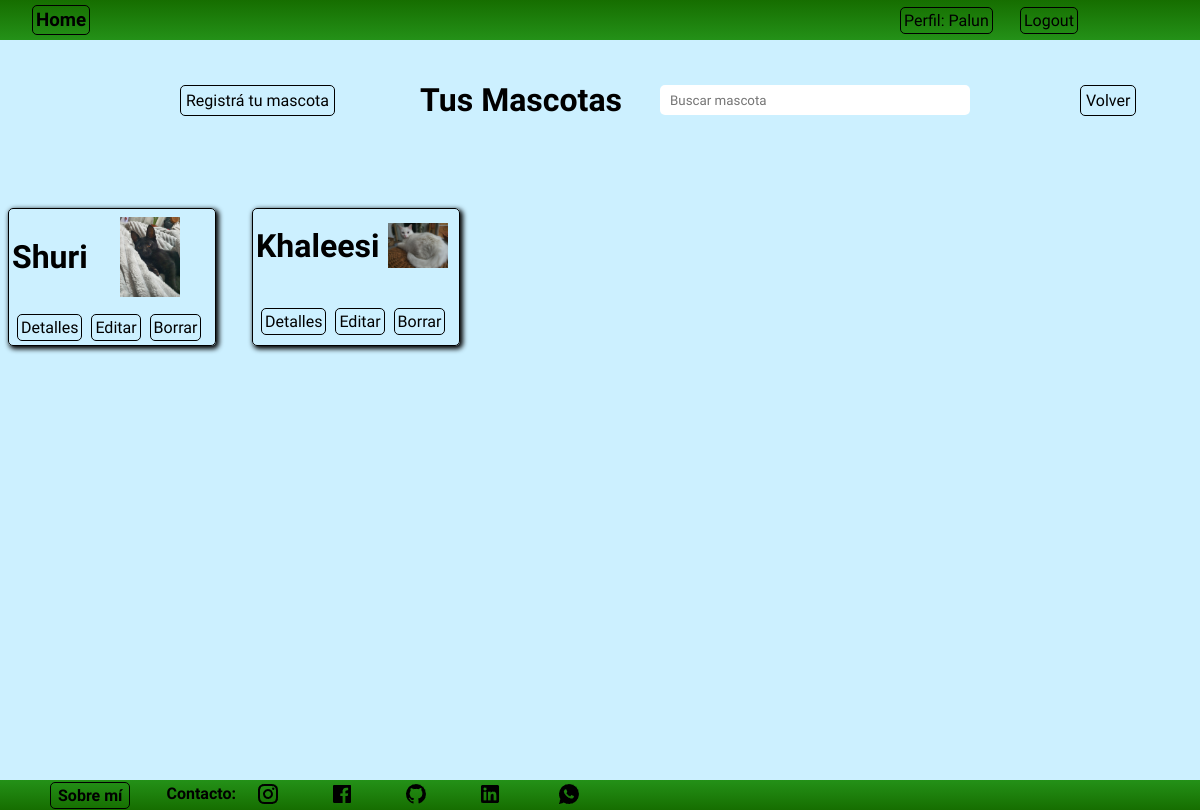
Page /perfil/perfil/mascota/list (signed in) on the earlier database version.
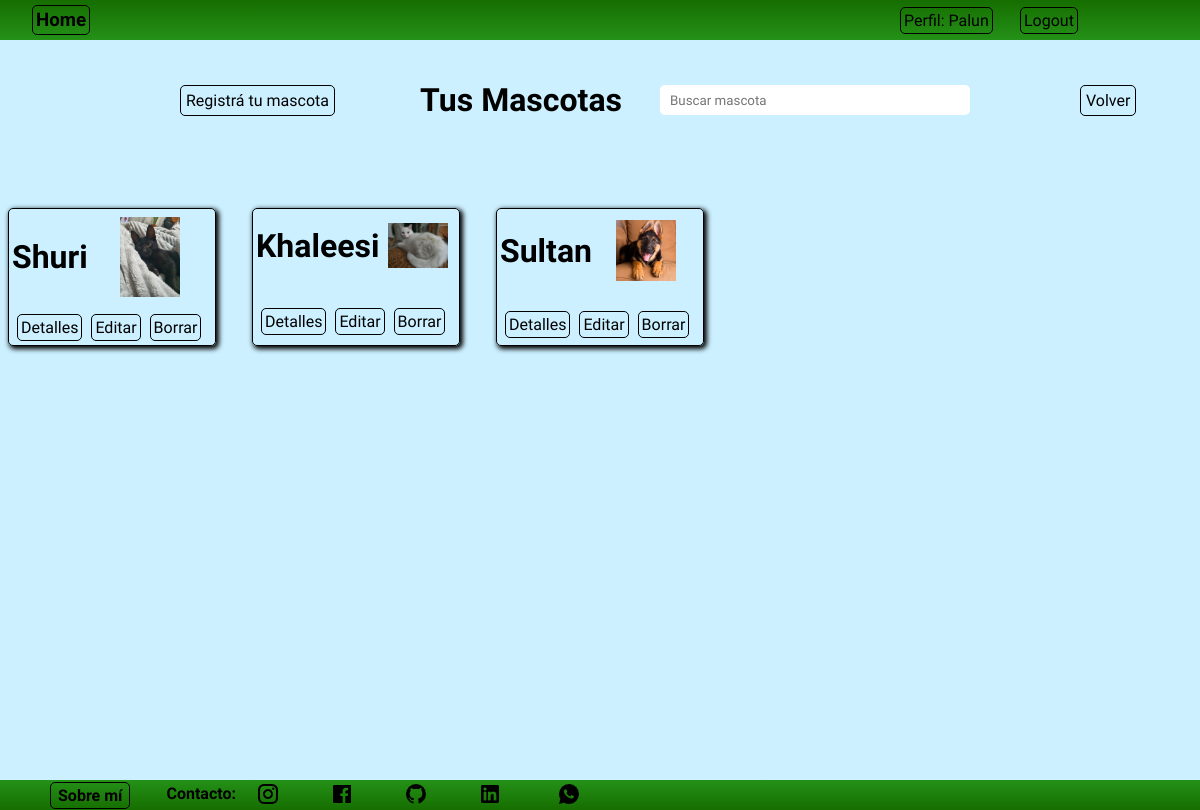
Same page on the later database version.
### perfil/models.py (models this page shows, shortened)
class Mascota(models.Model):
    nombre= models.CharField(max_length=50, verbose_name='Nombre')
    fecha_nacimiento = models.DateField(verbose_name='Fecha de nacimiento')
    sexo = models.CharField(max_length=20, null=True, blank=True, verbose_name='Sexo')
    raza = models.ForeignKey(Raza, on_delete=models.SET_NULL,null=True, blank=True, verbose_name='Raza')
    color_pelo = models.CharField(max_length=100, null=True,blank=True, verbose_name='Color de pelo')
    alimento = models.CharField(max_length=100, null=True,blank=True)
    datos_importantes = models.CharField(max_length=150, null=True,blank=True)
    foto = models.ImageField(upload_to='fotos',null=True, blank=True)
    descripcion = models.TextField(null=True, blank=True, verbose_name=('Descripción'))
    user = models.ForeignKey(User, on_delete=models.CASCADE)
    class Meta:
        verbose_name = 'Mascota'
        verbose_name_plural = 'Mascotas'

### perfil/views.py (the view, shortened to what this page needs)
# urls.py: path('perfil/mascota/list', MascotaList.as_view(), name='mascota_list'),
class MascotaList(LoginRequiredMixin, ListView):
    model = Mascota
    context_object_name = 'mascotas'
    def get_queryset(self):
        queryset = Mascota.objects.filter(user=self.request.user)
        busqueda = self.request.GET.get("busqueda")
        return queryset

### perfil/templates/perfil/mascota_list.html (shortened to what this page needs)
{% extends 'core/base.html' %}
{% block content %}
    <nav class="navbar">
        <div class="titulo">
            <h3><a href="{% url 'core:index' %}" class="link">Home</a></h3>
        </div>
        <div class="paginas">
            <ul class="links">
                <a href="{% url 'perfil:index' %}" class="link">Perfil: {{ user.username }}</a>
            </ul>
        </div>
        <div class="login">
                {% if user.is_authenticated %}
                <form action="{% url 'login:logout' %}" method="post">
                    <button type="submit" class="logout">Logout</button>
                </form>
                {% endif %}
        </div>
    </nav>
    <main class="contenedor">
        <h1 class="titulo_core">Tus Mascotas</h1>
        <div class="busqueda">
            <form action="{% url 'perfil:mascota_list' %}" method="get">
                <input type="text" name="busqueda" placeholder="Buscar mascota" class="texto_busqueda">
            </form>
        </div>
        <div class="contenedor_registrar_mascota">
            <a href="{% url 'perfil:mascota_create' %}" class="registrar_mascota">Registrá tu mascota</a>
        </div>
        <div class="contenedor_control_list">
            {% for object in object_list %}
            <ul class="control_list_completo">
                <div class="mascota_list">
                    {% if object.foto %}
                    <img src="{{ object.foto.url }}" alt="Foto de {{ object.nombre }}" width="" height="" class="foto_mascota">
                    {% else %}
                    <p class="foto_mascota">No hay foto disponible</p>
                    {% endif %}
                    <p class="nombre_mascota"><strong>{{object.nombre}}</strong></p>
                    <div class="crud_mascota">
                        <a href="{% url 'perfil:mascota_detail' object.id %}" class="mascota_detalle">Detalles</a>
                        <a href="{% url 'perfil:mascota_update' object.id %}" class="mascota_editar">Editar</a>
                        <a href="{% url 'perfil:mascota_delete' object.id %}" class="mascota_borrar">Borrar</a>
                    </div>
                </div>
            </ul>
            {% endfor %}
        </div>
            <div class="volver_mascota_contenedor">
                <a href="{% url 'perfil:index' %}" class="volver_mascota">Volver</a>
            </div>
        </main>
        {% endblock content %}

Differences in the rows shown:
added Mascota: foto (picture), nombre "Sultan"
